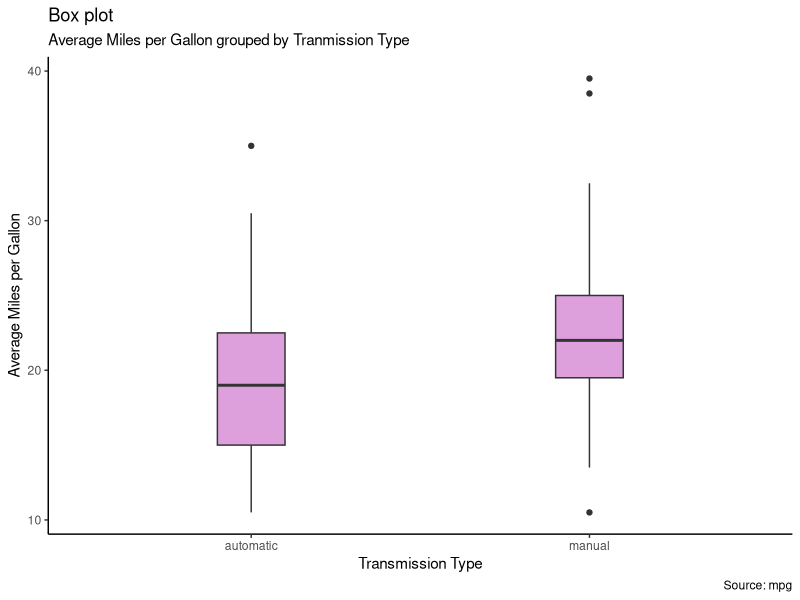

This chart was generated by the following R code:
## ---- chunk 1
knitr::opts_chunk$set(echo = FALSE, warning = FALSE, message = FALSE)
options(knitr.table.format = "latex") 
## ---- chunk 2

library(ggplot2)
library(tidyverse)

if (!require(ggplot2)) install.packages('ggplot2')
d <- mpg

d <- mutate(d,
             `avg_mpg` = (cty + hwy) / 2)

d <- d %>% 
  mutate(trans_ = str_sub(string = trans, 
                          start = 1, 
                          end = 1)) %>%  # extract first letter from trans
  mutate(`transmission_type` = case_when(trans_ == "a" ~ "automatic",
                                         trans_ == "m" ~ "manual",
                                         TRUE ~ "NA")) %>% 
  select(-trans_)

summarise(group_by(d, transmission_type),
          `mean avg_mpg` = mean(avg_mpg),
          'sd avg_mpg' = sd(avg_mpg))
## ---- chunk 3
mod <- lm(avg_mpg ~ transmission_type, data=d)
summary(mod, t = F)
## ---- chunk 4
theme_set(theme_classic())
g <- ggplot(d, aes(transmission_type, avg_mpg))
g + geom_boxplot(width = .2, fill="plum") + 
    labs(title="Box plot", 
         subtitle="Average Miles per Gallon grouped by Tranmission Type",
         caption="Source: mpg",
         x="Transmission Type",
         y="Average Miles per Gallon")
